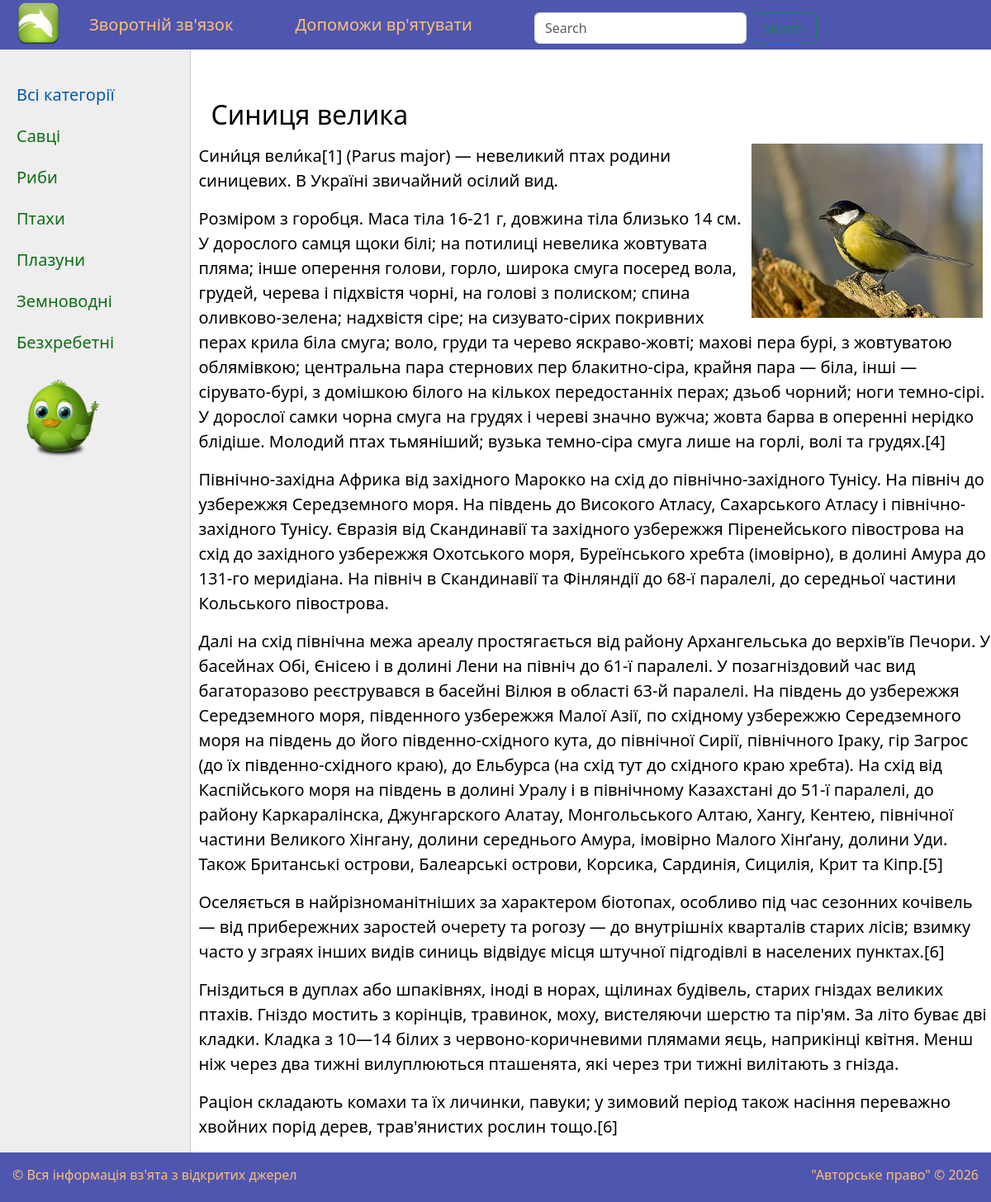
Screenshot of /post/sinicya-velika/ with the database file from the repository.
### animal/models.py (models this page shows, shortened)
class Category(models.Model):
    name = models.CharField(max_length=100, db_index=True, verbose_name='Категорія')
    slug = models.SlugField(max_length=255, unique=True, db_index=True, verbose_name='URL')
    def get_absolute_url(self):
        return reverse('category', kwargs={'cat_slug': self.slug})
    class Meta:
        verbose_name ='Категорії'
        verbose_name_plural = 'Категорії'
        ordering = ['id']

class Animal(models.Model):
    title = models.CharField(max_length=255, verbose_name='Заголовок')
    slug = models.SlugField(max_length=255, unique=True, db_index=True, verbose_name='URL')
    content = models.TextField(blank=True, verbose_name='Контент')
    photo = models.ImageField(upload_to="photos/%Y/%m/%d/", verbose_name='Фото')
    time_create = models.DateTimeField(auto_now_add=True, verbose_name='Час створення')
    time_update = models.DateTimeField(auto_now=True, verbose_name='Час редагування')
    is_published = models.BooleanField(default=True, verbose_name='Публіковано')
    cat = models.ForeignKey('Category', on_delete=models.PROTECT, verbose_name='Категорії')
    owner = models.CharField('Owner', max_length=255, blank=True, default="root")
    def __str__(self):
        return self.title
    class Meta:
        verbose_name ='Тварини' # Переназвали імя таблиці в адмін панелі
        verbose_name_plural = 'Тварини' # Переназвали імя таблиці в адмін панелі для множинних значень
        ordering = ['-time_create', 'title'] # сортування по часу створення, а потім по назві. Так само сортує і на сторінці сайту

### animal/views.py (the view)
# urls.py: path('post/<slug:post_slug>/', ShowPost.as_view(), name='post'),
class ShowPost(DataMixin, DetailView):
    model = Animal
    template_name = 'animal/post.html'
    slug_url_kwarg = 'post_slug'
    context_object_name = 'post'
    def get_context_data(self, *, object_list=None, **kwargs):
        context = super().get_context_data(**kwargs)
        c_def = self.get_user_context(title=context['post'])
        return dict(list(context.items()) + list(c_def.items()))

### animal/utils.py (called while the page is built)
    def get_user_context(self, flag=True, **kwargs):
        context = kwargs
        cats = Category.objects.all()
        user_menu = menu.copy()
        if not self.request.user.is_authenticated:
            user_menu.pop(1)
        context['menu'] = user_menu
        context['cats'] = cats
        context['year'] = datetime.now().year
        if 'cat_selected' not in context and flag:
            context['cat_selected'] = 0
        return context

### animal/templates/animal/post.html (shortened to what this page needs)
{% extends 'animal/base.html' %}
{% block content %}
<h1>{{ post.title }}</h1>
<p class="link-read-post">
{% if post.photo %}
<p><img class="img-article-left" src={{post.photo.url}}></p>
{% endif %}
{{post.content|linebreaks}}
{% endblock %}

### animal/templates/animal/base.html (shortened to what this page needs)
<!DOCTYPE html>
{% load static %}
<html lang="uk">
<head>
    <link type="text/css" href="{% static 'animal/css/styles.css' %}" rel="stylesheet" />
    <link href="https://cdn.jsdelivr.net/npm/bootstrap@5.3.0/dist/css/bootstrap.min.css" rel="stylesheet">
</head>
<body>
<table id ="table-page" border=0 cellpadding="0" cellspacing="0">
<tr><td valign=top>
    <div id="header">
        <ul class="h_menu">
            <li class="logo"><a href="{% url 'home' %}"><div class="logo"></div></a></li>
            {% for m in menu %}
                <li ><a href="{% url m.url_name %}">{{m.title}}</a></li>
            {% endfor %}
           <li> <form action="{% url 'search_post' %}" class="d-flex" role="search" method="post">
            <input class="form-control me-2" type="search" placeholder="Search" aria-label="Search" name="searched">
            <button class="btn btn-outline-success" type="submit">Search</button>
            </form>
            </li>
        </ul>
    </div>
<table id="table-content" border=0 cellpadding="0" cellspacing="0">
<tr>
	<td valign="top" class="left-chapters">
	<ul id="leftchapters">
		{% if cat_selected == 0 %}
		<li class="selected">Всі категорії</li>
		{% else %}
		<li class="an"><a  href="{% url 'home' %}">Всі категорії</a></li>
		{% endif %}
        {% for c in cats %}
		{% if c.pk == cat_selected %}
		<li class="selected">{{ c.name }}</li>
		{% else %}
		<li  class="an"><a href="{{ c.get_absolute_url }}">{{ c.name }}</a></li>
		{% endif %}
		{% endfor %}
            <li class="animation"> </li>
        </ul>
    </td>
<td valign="top" class="content">
	<div class="content-text">
      {% block content %}
    {% endblock %}
	</div>
</td></tr></table>
</td></tr>
<tr><td valign=top>
    <div id ="footer">
        <p>&copy; Вся інформація вз'ята з відкритих джерел <span class="right">"Авторське право" &copy; {{ year }}</span></p>
    </div>
</td></tr></table>
</body>
</html>

### animal/static/animal/css/styles.css (style rules this page uses)
html, body { font-family: Comic Sans MS, Comic Sans, cursive; margin: 0; padding: 0; height: 100%; width: 100%; }
#header, #footer { background: #4f56b0; height: 60px; }
.logo { background: url('../images/logos.png') no-repeat; background-size: cover; width: 53px; height: 53px; transition: .3s; }
ul.h_menu { list-style: none; margin: 0; padding: 0; height: 55px; color: #fdc073; font-size: 20px; overflow: hidden; }
ul.h_menu li { float: left; margin: 15px 40px 0 35px; }
ul.h_menu li.logo { margin: 2px 0 0 20px; }
ul.h_menu li a { color: #fdc073; text-decoration: none; }
#table-page { width: 100%; height: 100%; vertical-align: top; }
#table-page tr { height: 100%; }
#table-content { width: 100%; min-height: 100%; height: 100%; padding-right: 1%; }
.left-chapters { width: 230px; margin: 0; background: #eee; border-right: 1px solid #ccc; min-height: 100%; }
.left-chapters ul { margin: 0; padding: 20px 10px 10px 20px; list-style: none; font-size: 20px; }
.left-chapters ul li.selected { color: #0059b2; }
.left-chapters ul li { margin: 20px 0 0 0; color: #135c25; }
#leftchapters li a, .on_post, .on_post-info { color: #0f6e14; text-decoration: none; }
.animation { background: url('../images/Arrioch-Birdie-Adium-Adium-Bird-Awake.128.png') no-repeat; background-size: cover; width: 110px; height: 110px; }
.content-text h1 { font-size: 32px; margin-left: 15px; }
.content-text { margin: 60px 0 0 10px; color: #000; font-size: 20px; }
img { max-width: 600px; height: auto; }
img.img-article-left { max-width: 300px; height: auto; float: right; padding: 0 10px 10px 10px; }
p.link-read-post { margin-right:1%; text-align: right; }
#footer p { padding: 15px; color: #fdc073; }
.right { float:right; }

### rows the page displays
Category: name "Савці"
Category: name "Риби"
Category: name "Птахи"
Category: name "Плазуни"
Category: name "Земноводні"
Category: name "Безхребетні"
Animal: title "Синиця велика", photo (picture), content "Сини́ця вели́ка[1] (Parus major) — невеликий птах родини синицевих. В Україні звичайний осілий вид. Розміром з горобця. Маса тіла 16-21 г, довжина тіла близько 14 см. У дорослого самця щоки білі; на потилиці невелика жовтувата пляма; інше оперення голови, горло, широка смуга посеред вола, грудей, черева і підхвістя чорні, на голові з полиском; спина оливково-зелена; надхвістя сіре; на сизувато-сірих покривних перах крила біла смуга; воло, груди та черево яскраво-жовті; махові пера бурі, з жовтуватою облямівкою; центральна пара стернових пер блакитно-сіра, крайня пара — біла, інші — сірувато-бурі, з домішкою білого на кількох передостанніх перах; дзьоб чорний; ноги темно-сірі. У дорослої…"

### other values shown
{{ m.title }} "Зворотній зв'язок" "Допоможи вр'ятувати"
{{ year }} "2026"
